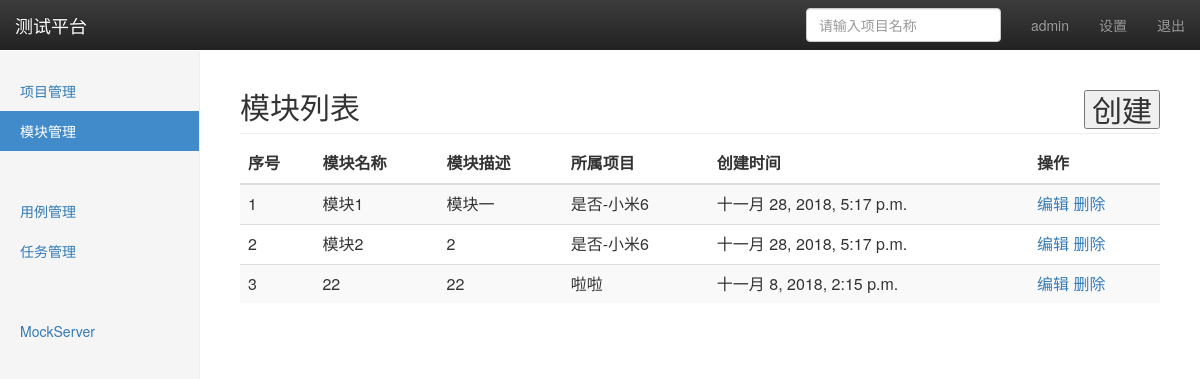
Before: /manage/module/ (signed in) with the older database file.
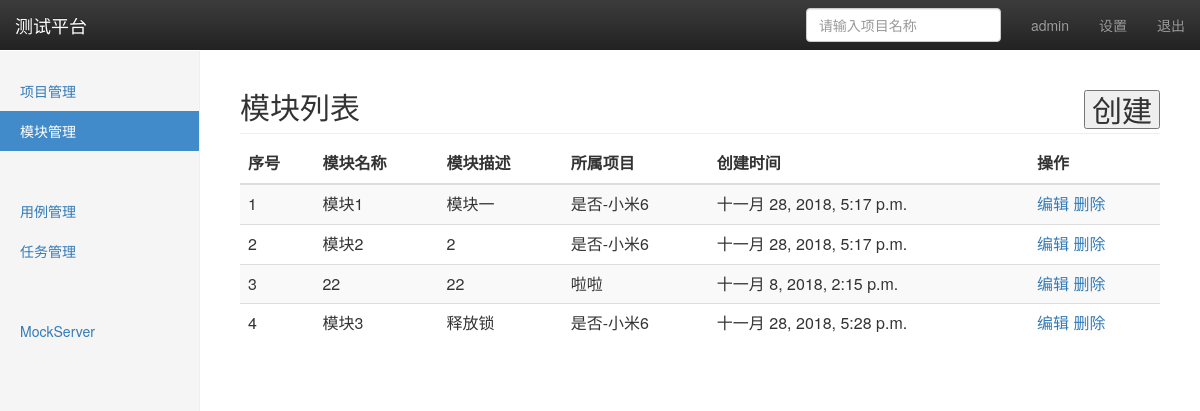
After: the same page with the newer database file.
### project_app/models.py (models this page shows, shortened)
class module(models.Model):
	project = models.ForeignKey(project,on_delete=models.CASCADE)
	name = models.CharField('模块名称',max_length=50,default='')
	description = models.TextField('模块表述',default='')
	create_time = models.DateTimeField('创建时间',auto_now=True)

class project(models.Model):
	name = models.CharField('项目名称',max_length=50,blank=False,default='')
	description = models.TextField('项目描述',default='')
	status = models.BooleanField('状态',default=True)
	create_time = models.DateTimeField('创建时间',auto_now=True)
	def __str__(self):
		return self.name

### project_app/views/module_views.py (the view)
# urls.py: path('module/', module_views.module_manage),
@login_required
def module_manage(requests):
	username = requests.session.get('user','')
	module_all = module.objects.all()
	return render(requests,'module.html',{'user':username,'modules':module_all,'type':'list'})

### templates/module.html (shortened to what this page needs)
{% extends  'base.html' %}
{% block content %}
    <nav class="navbar navbar-inverse navbar-fixed-top">
      <div class="container-fluid">
        <div class="navbar-header">
          <a class="navbar-brand" href="#">测试平台</a>
        </div>
        <div id="navbar" class="navbar-collapse collapse">
          <ul class="nav navbar-nav navbar-right">
            <li><a href="#"> {{ user }}</a></li>
            <li><a href="#">设置</a></li>
            <li><a href="/logout/">退出</a></li>
          </ul>
          <form class="navbar-form navbar-right">
            <input type="text" class="form-control" placeholder="请输入项目名称">
          </form>
        </div>
      </div>
    </nav>
    <div class="container-fluid">
      <div class="row">
        <div class="col-sm-3 col-md-2 sidebar">
          <ul class="nav nav-sidebar">
            <li><a href="/manage/project/">项目管理</a></li>
            <li class="active"><a href="/manage/module/">模块管理</a></li>
            <li><a href="#"></a></li>
          </ul>
          <ul class="nav nav-sidebar">
            <li><a href="">用例管理</a></li>
            <li><a href="">任务管理</a></li>
          </ul>
          <ul class="nav nav-sidebar">
            <li><a href=""></a></li>
            <li><a href="">MockServer</a></li>
          </ul>
        </div>
    {% if type == 'list' %}
    <div class="col-sm-2 col-sm-offset-2 col-md-10 col-md-offset-2 main">
        <h2 class="sub-header">模块列表
          <button  type='button' style='float:right' onclick="window.location.href='add/'">创建</button>
        </h2>
          <div class="table-responsive">
            <table id='molist' class="table table-striped">
              <thead>
                <tr>
                  <th>序号</th>
                  <th>模块名称</th>
                  <th>模块描述</th>
                  <th>所属项目</th>
                  <th>创建时间</th>
                  <th>操作</th>
                </tr>
              </thead>
              <tbody>
                {% for module in modules %}
                <tr>
                  <td>{{ forloop.counter }}</td>
                  <td>{{ module.name }}</td>
                  <td>{{ module.description }}</td>
                  <td>{{ module.project }}</td>
                  <td>{{ module.create_time}}</td>
                  <td>
                    <a href="edit/{{ module.id }}/">编辑</a>
                    <a href="del/{{  module.id }}/">删除</a>
                  </td>
                </tr>
                {% endfor %}
              </tbody>
            </table>
          </div>
        </div>
      </div>
    </div>
    {% endif %}
{% endblock %}

Changed rows visible on the page:
added module: name "模块3", description "释放锁", project "是否-小米6", create_time "十一月 28, 2018, 5:28 p.m."
